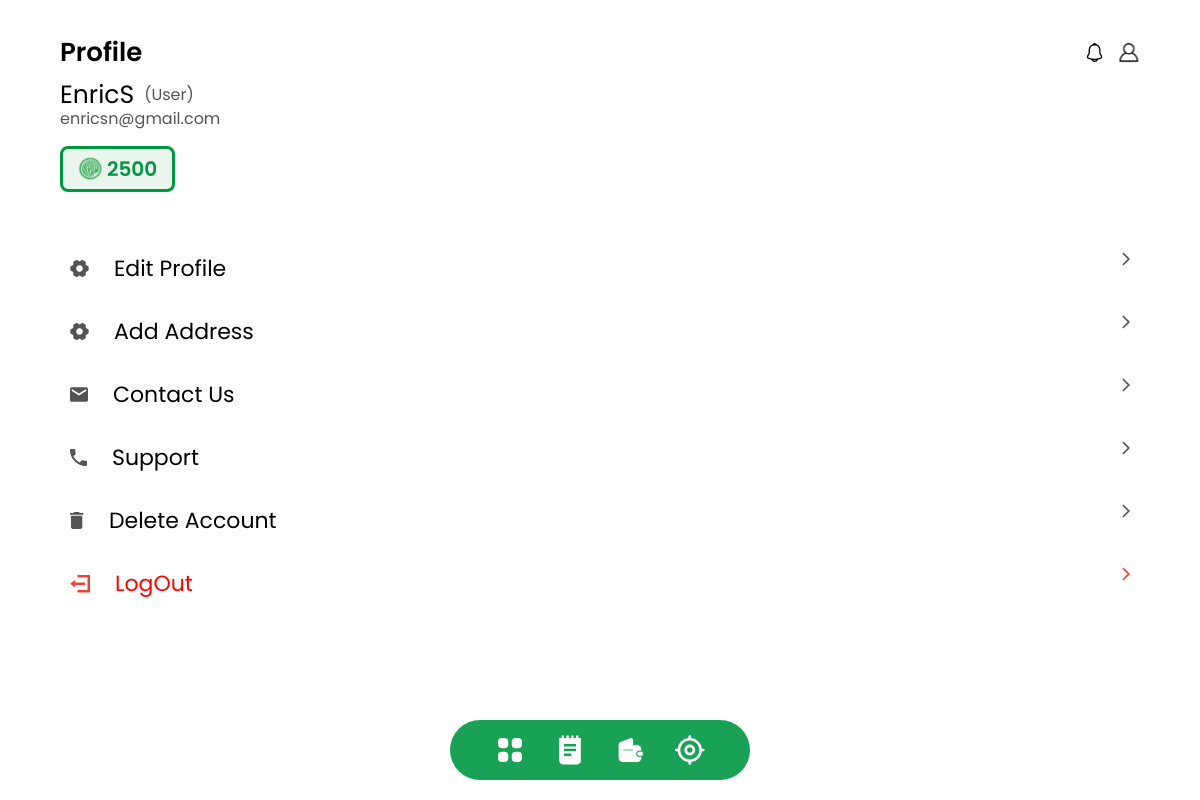
The page /profile/ (signed in) on the database its author committed.
### wrap/models.py (models this page shows, shortened)
class User(models.Model):
    uid = models.AutoField(primary_key=True)
    name = models.CharField(max_length=20,unique=True)
    email = models.EmailField(unique=True)
    password = models.CharField(max_length=20)
    address = models.CharField(max_length=50,default='null')
    coins = models.IntegerField(default=0)
    occupation = models.CharField(max_length=20)

### wrap/views.py (the view)
# urls.py: path('profile/',profile,name='profile'),
def profile(request):
    if request.method == 'POST':
        user= User()
        user.name = request.POST.get('uname')
        user.email = request.POST.get('email')
        users  = User.objects.get(name=request.session['uname'])
        data = {'name':request.session.get('uname')}
        user.save()
        return redirect('profile')
    else:
         if 'uname' in request.session:
            users  = User.objects.get(name=request.session['uname'])
            my_dict = {
                'name': users.name,
                'email':users.email,
                'occupation':users.occupation,
                'coins':users.coins
            }
            return render(request,'users/profile.html',my_dict)
         else:
            data = {'status':'You need to login first'}
            return render(request,'signin.html',context=data)

### wrap/templates/users/profile.html (shortened to what this page needs)
{% extends 'base.html' %} {% block style %}
<link rel="stylesheet" href="../../static/css/profile.css" />
{% endblock %} {% block title %} Profile{% endblock %} {% block content %}
<div class="profile-wrapper">
  <form method="post" enctype="multipart/form-data">
    <div class="details-wrapper">
      <div class="username">
        <h1>{{name}}</h1>
        <p>({{occupation}})</p>
      </div>
      <p>{{ email }}</p>
    </div>
    <div class="coins-wrapper">
      <img src="../../static/images/WRAPCOIN-green.svg" alt="" />
      <h1>{{coins}}</h1>
    </div>
  </form>
  <div class="my-block">
    <a href="{% url 'edit_profile' %}"
      ><div class="profile-button-div">
        <div class="profile-button-left">
          <img
            src="../../static/images/profile-page/edit-profile-logo.svg"
            alt=""
          />
          <h1>Edit Profile</h1>
        </div>
        <div>
          <img
            src="../../static/images/profile-page/right-arrow-grey.svg"
            alt=""
          />
        </div>
      </div> </a
    ><a href="{% url 'edit_profile' %}"
      ><div class="profile-button-div">
        <div class="profile-button-left">
          <img
            src="../../static/images/profile-page/edit-profile-logo.svg"
            alt=""
          />
          <h1>Add Address</h1>
        </div>
        <div>
          <img
            src="../../static/images/profile-page/right-arrow-grey.svg"
            alt=""
          />
        </div>
      </div> </a
    ><a href="{% url 'contact_us' %}"
      ><div class="profile-button-div">
        <div class="profile-button-left">
          <img src="../../static/images/profile-page/contact-logo.svg" alt="" />
          <h1>Contact Us</h1>
        </div>
        <div>
          <img
            src="../../static/images/profile-page/right-arrow-grey.svg"
            alt=""
          />
        </div>
      </div> </a
    ><a href="{% url 'support_profile' %}"
      ><div class="profile-button-div">
        <div class="profile-button-left">
          <img src="../../static/images/profile-page/support-logo.svg" alt="" />
          <h1>Support</h1>
        </div>
        <div>
          <img
            src="../../static/images/profile-page/right-arrow-grey.svg"
            alt=""
          />
        </div>
      </div> </a
    ><a href="{% url 'delete_user' %}"
      ><div class="profile-button-div">
        <div class="profile-button-left">
          <img src="../../static/images/profile-page/delete-logo.svg" alt="" />
          <h1>Delete Account</h1>
        </div>
        <div>
          <img
            src="../../static/images/profile-page/right-arrow-grey.svg"
            alt=""
          />
        </div>
      </div>
    </a>
    <a href="{% url 'user_logout' %}"
      ><div class="profile-button-div">
        <div class="profile-button-left">
          <img src="../../static/images/profile-page/logout.svg" alt="" />
          <h1 style="color: red">LogOut</h1>
        </div>
        <div>
          <img
            src="../../static/images/profile-page/right-arrow-red.svg"
            alt=""
          />
        </div>
      </div>
    </a>
  </div>
</div>
{% endblock %}

### wrap/static/css/profile.css (style rules this page uses)
.profile-wrapper { display: flex; flex-direction: column; align-items: center; gap: 50px; }
.details-wrapper { display: flex; flex-direction: column; }
.details-wrapper>p { color: #545454; }
form { width: 90vw; display: flex; flex-direction: column; gap: 15px; }
.username { display: flex; align-items: center; gap: 10px; }
.username> h1 { font-size: 25px; line-height: 1; font-weight: 400; }
.username>p { color: #545454; }
.coins-wrapper { display: flex; color: #009743; border: 3px solid #009743; width: fit-content; padding: 5px 15px; gap: 5px; border-radius: 8px; background-color: #eaf6ed; font-size: 20px; font-weight: 600; }
.profile-button-div { display: flex; justify-content: space-between; width: 90vw; padding: 10px; }
.profile-button-left { display: flex; gap: 25px; font-size: 22px; font-weight: 400; }
.my-block { display: flex; flex-direction: column; gap: 10px; }

### wrap/static/css/base.css (style rules this page uses)
* { margin: 0px; font-family: "Poppins"; padding: 0; }
body { display: flex; flex-direction: column; place-items: center; height: 100vh; width: 100vw; position: fixed; }

### rows shown on the page
User: name "EnricS", occupation "User", email "enricsn@gmail.com"

### other values the page prints
{{ coins }} "2500"
